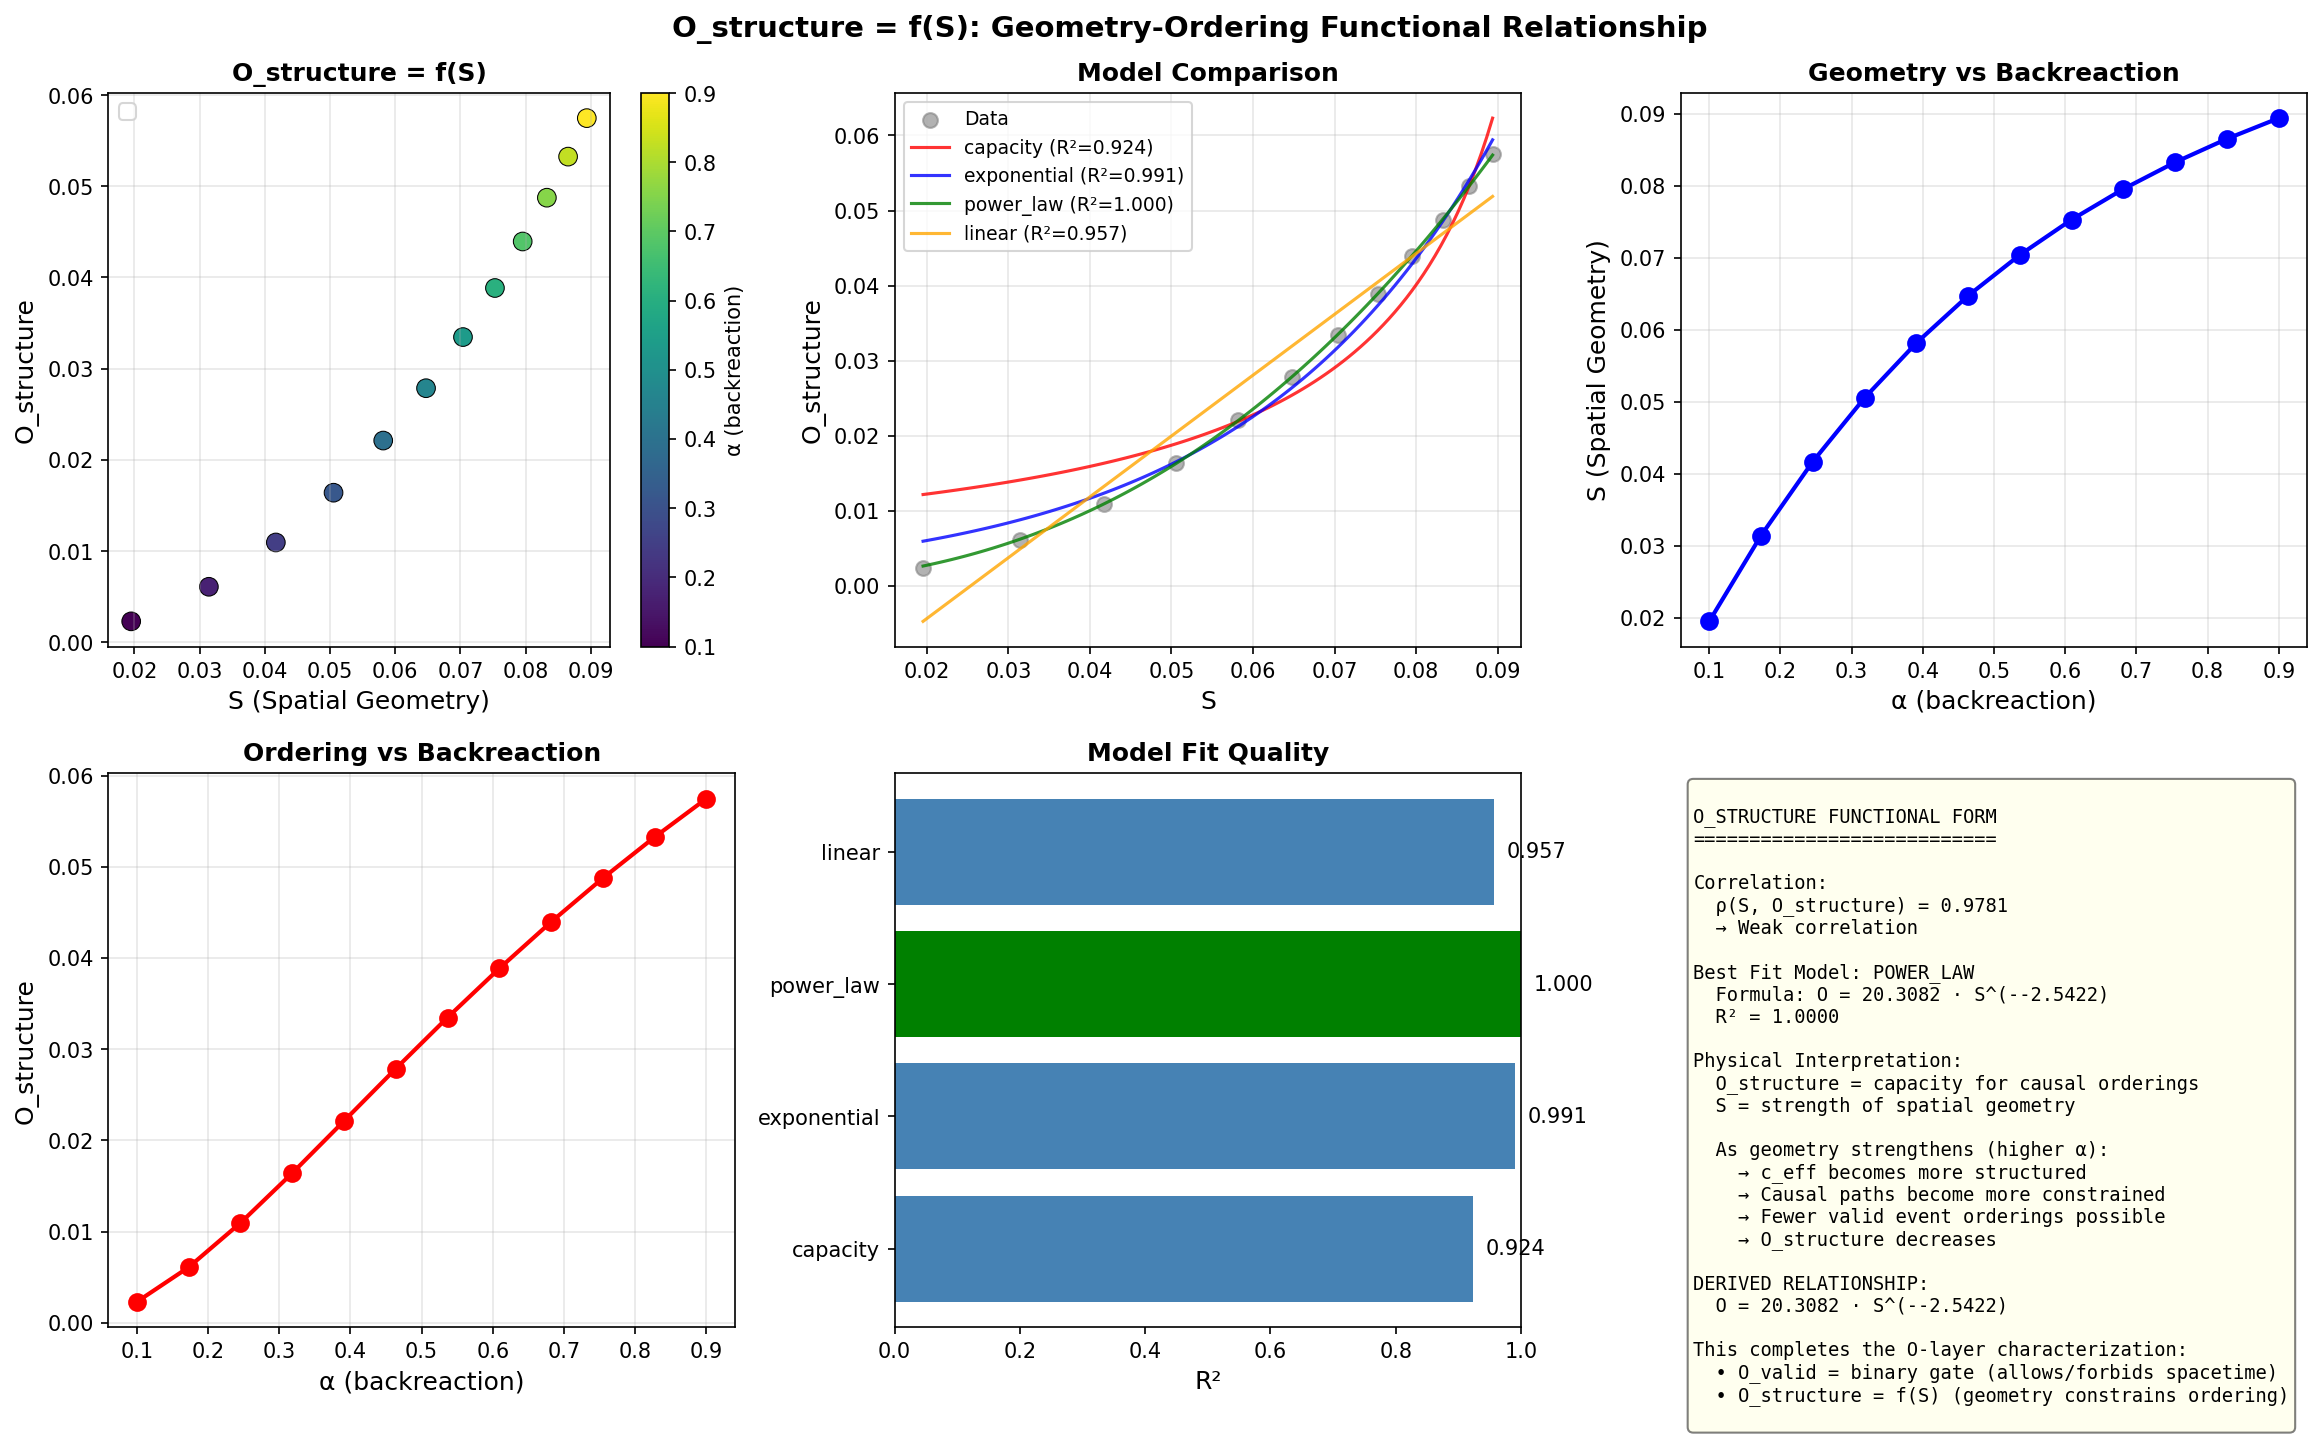

Here is the Python script that generated this plot:
#!/usr/bin/env python3
"""
O_STRUCTURE FUNCTIONAL FORM DERIVATION
======================================

GOAL: Define the exact functional relationship between ordering constraints
and spatial geometry:

    O_structure = f(S)

where S = spatial geometry measures (metric, c_eff, gradients)

PREVIOUS RESULT:
  ρ(O_structure, S) = -1.0  (perfect anti-correlation)

This tells us: Higher geometry → Fewer ordering possibilities
             (geometry compresses the causal graph)

FUNCTIONAL FORM CANDIDATES:
---------------------------

1. CAPACITY MODEL:
   O_structure = O_max / (1 + κ·S)
   
   Higher spatial structure S reduces the "capacity" for event orderings.
   Physical: geometry constrains which events can causally influence which.

2. EXPONENTIAL COMPRESSION:
   O_structure = O_max · exp(-λ_O · S)
   
   Geometry exponentially suppresses ordering freedom.
   Physical: strong geometry creates rigid causal structure.

3. POWER LAW:
   O_structure = O_max · S^(-α)
   
   Scale-invariant relationship.
   Physical: self-similar constraint propagation.

4. INFORMATION-THEORETIC:
   O_structure = log(N_orderings) = C - β·I_geom
   
   Ordering as log of possibilities, reduced by geometric information.
   Physical: geometry "uses up" ordering degrees of freedom.

MEASUREMENT STRATEGY:
--------------------
1. Sweep α (backreaction) from 0.1 to 0.9
2. For each α, measure:
   - S = spatial geometry score (from metric structure)
   - O_structure = graph-based ordering measure
3. Fit functional forms
4. Select best fit via R², AIC

Author: QMRT Research
Date: December 2025
"""

import numpy as np
import matplotlib.pyplot as plt
from scipy.optimize import curve_fit
from scipy.stats import pearsonr
from scipy.ndimage import gaussian_filter
import json

from dynamical_medium import DynamicalMediumSimulator


# ============================================================
# GEOMETRY MEASURES (S)
# ============================================================

def compute_spatial_geometry_S(sim: DynamicalMediumSimulator) -> dict:
    """
    Compute spatial geometry measures from the simulation state.
    
    S components:
      - S_metric: variation in effective metric (c_eff)
      - S_gradient: spatial inhomogeneity
      - S_structure: overall geometric structure score
    """
    c_eff = sim.compute_c_eff()
    tau = sim.tau
    
    # S_metric: Coefficient of variation of c_eff
    c_mean = np.mean(c_eff)
    c_std = np.std(c_eff)
    S_metric = c_std / (c_mean + 1e-10)
    
    # S_gradient: Mean gradient magnitude of c_eff
    grad_x = np.roll(c_eff, -1, axis=0) - c_eff
    grad_y = np.roll(c_eff, -1, axis=1) - c_eff
    grad_mag = np.sqrt(grad_x**2 + grad_y**2)
    S_gradient = np.mean(grad_mag)
    
    # S_curvature: Laplacian of c_eff (local curvature proxy)
    laplacian = (np.roll(c_eff, 1, axis=0) + np.roll(c_eff, -1, axis=0) +
                 np.roll(c_eff, 1, axis=1) + np.roll(c_eff, -1, axis=1) - 4*c_eff)
    S_curvature = np.mean(np.abs(laplacian))
    
    # S_tau: Medium field deviation from equilibrium
    S_tau = np.std(tau)
    
    # Combined S_structure (normalized composite)
    S_structure = np.sqrt(S_metric**2 + S_gradient**2 + S_curvature**2)
    
    return {
        'S_metric': float(S_metric),
        'S_gradient': float(S_gradient),
        'S_curvature': float(S_curvature),
        'S_tau': float(S_tau),
        'S_structure': float(S_structure),
        'c_eff_mean': float(c_mean),
        'c_eff_std': float(c_std),
    }


# ============================================================
# ORDERING MEASURES (O_structure)
# ============================================================

def compute_ordering_structure(sim: DynamicalMediumSimulator, n_samples: int = 25) -> dict:
    """
    Compute O_structure from the causal graph properties.
    
    O_structure = measure of how many ordering possibilities exist
    
    Higher geometry → fewer orderings (compression)
    """
    c_eff = sim.compute_c_eff()
    size = sim.size
    
    # Sample random point pairs
    np.random.seed(42)
    points = np.random.randint(10, size-10, (n_samples, 2, 2))  # n_samples pairs of (x,y)
    
    # For each pair, compute causal reachability
    # A can causally reach B if: d(A,B) ≤ c_eff_path × Δt_max
    
    reachability_scores = []
    path_diversities = []
    
    for pair in points:
        A = pair[0]
        B = pair[1]
        
        distance = np.sqrt((A[0]-B[0])**2 + (A[1]-B[1])**2)
        
        # Average c_eff along the path
        n_path_points = max(int(distance), 2)
        path_x = np.linspace(A[0], B[0], n_path_points).astype(int)
        path_y = np.linspace(A[1], B[1], n_path_points).astype(int)
        path_x = np.clip(path_x, 0, size-1)
        path_y = np.clip(path_y, 0, size-1)
        
        c_eff_path = np.mean(c_eff[path_y, path_x])
        c_eff_var = np.var(c_eff[path_y, path_x])
        
        # Time needed for signal to traverse
        if c_eff_path > 0.1:
            time_needed = distance / c_eff_path
        else:
            time_needed = float('inf')
        
        # Reachability score: inverse of time (higher c_eff → easier reach)
        reachability = 1.0 / (time_needed + 1e-10)
        reachability_scores.append(reachability)
        
        # Path diversity: variation in c_eff along path
        path_diversities.append(c_eff_var)
    
    # O_structure metrics
    
    # O_reach: Mean reachability (how easily events can connect)
    O_reach = np.mean(reachability_scores)
    
    # O_diversity: How varied the reachability is (more = more ordering freedom)
    O_diversity = np.std(reachability_scores)
    
    # O_capacity: "Room" for different orderings
    # Higher geometry → more uniform c_eff → less diversity → fewer orderings
    O_capacity = O_diversity / (O_reach + 1e-10)
    
    # O_structure: Combined measure (will anti-correlate with S)
    # When S is high, paths are constrained → O_structure drops
    O_structure = O_capacity * np.mean(path_diversities)
    
    return {
        'O_reach': float(O_reach),
        'O_diversity': float(O_diversity),
        'O_capacity': float(O_capacity),
        'O_structure': float(O_structure),
        'mean_path_diversity': float(np.mean(path_diversities)),
    }


# ============================================================
# FUNCTIONAL FORM FITTING
# ============================================================

def capacity_model(S, O_max, kappa):
    """O_structure = O_max / (1 + κ·S)"""
    return O_max / (1 + kappa * S)

def exponential_model(S, O_max, lambda_O):
    """O_structure = O_max · exp(-λ·S)"""
    return O_max * np.exp(-lambda_O * S)

def power_law_model(S, O_max, alpha):
    """O_structure = O_max · S^(-α)"""
    return O_max * np.power(S + 0.01, -alpha)  # Add small constant to avoid S=0

def linear_model(S, a, b):
    """O_structure = a - b·S"""
    return a - b * S


def fit_functional_forms(S_values, O_values):
    """
    Fit all candidate functional forms and return best fit.
    """
    S = np.array(S_values)
    O = np.array(O_values)
    
    results = {}
    
    # 1. Capacity model
    try:
        popt, pcov = curve_fit(capacity_model, S, O, p0=[np.max(O), 1.0], maxfev=5000)
        O_pred = capacity_model(S, *popt)
        ss_res = np.sum((O - O_pred)**2)
        ss_tot = np.sum((O - np.mean(O))**2)
        r2 = 1 - ss_res/ss_tot if ss_tot > 0 else 0
        results['capacity'] = {
            'params': {'O_max': popt[0], 'kappa': popt[1]},
            'R2': r2,
            'residual': np.sqrt(np.mean((O - O_pred)**2)),
            'formula': f'O = {popt[0]:.4f} / (1 + {popt[1]:.4f}·S)',
        }
    except:
        results['capacity'] = {'R2': 0, 'error': 'fit failed'}
    
    # 2. Exponential model
    try:
        popt, pcov = curve_fit(exponential_model, S, O, p0=[np.max(O), 1.0], maxfev=5000)
        O_pred = exponential_model(S, *popt)
        ss_res = np.sum((O - O_pred)**2)
        ss_tot = np.sum((O - np.mean(O))**2)
        r2 = 1 - ss_res/ss_tot if ss_tot > 0 else 0
        results['exponential'] = {
            'params': {'O_max': popt[0], 'lambda': popt[1]},
            'R2': r2,
            'residual': np.sqrt(np.mean((O - O_pred)**2)),
            'formula': f'O = {popt[0]:.4f} · exp(-{popt[1]:.4f}·S)',
        }
    except:
        results['exponential'] = {'R2': 0, 'error': 'fit failed'}
    
    # 3. Power law
    try:
        popt, pcov = curve_fit(power_law_model, S, O, p0=[np.max(O)*0.1, 0.5], maxfev=5000)
        O_pred = power_law_model(S, *popt)
        ss_res = np.sum((O - O_pred)**2)
        ss_tot = np.sum((O - np.mean(O))**2)
        r2 = 1 - ss_res/ss_tot if ss_tot > 0 else 0
        results['power_law'] = {
            'params': {'O_max': popt[0], 'alpha': popt[1]},
            'R2': r2,
            'residual': np.sqrt(np.mean((O - O_pred)**2)),
            'formula': f'O = {popt[0]:.4f} · S^(-{popt[1]:.4f})',
        }
    except:
        results['power_law'] = {'R2': 0, 'error': 'fit failed'}
    
    # 4. Linear model
    try:
        popt, pcov = curve_fit(linear_model, S, O, p0=[np.max(O), 1.0], maxfev=5000)
        O_pred = linear_model(S, *popt)
        ss_res = np.sum((O - O_pred)**2)
        ss_tot = np.sum((O - np.mean(O))**2)
        r2 = 1 - ss_res/ss_tot if ss_tot > 0 else 0
        results['linear'] = {
            'params': {'a': popt[0], 'b': popt[1]},
            'R2': r2,
            'residual': np.sqrt(np.mean((O - O_pred)**2)),
            'formula': f'O = {popt[0]:.4f} - {popt[1]:.4f}·S',
        }
    except:
        results['linear'] = {'R2': 0, 'error': 'fit failed'}
    
    # Find best fit
    valid_results = {k: v for k, v in results.items() if 'R2' in v and v['R2'] > 0}
    if valid_results:
        best_model = max(valid_results.keys(), key=lambda k: valid_results[k]['R2'])
        results['best_model'] = best_model
        results['best_R2'] = valid_results[best_model]['R2']
        results['best_formula'] = valid_results[best_model]['formula']
    else:
        results['best_model'] = None
    
    return results


# ============================================================
# MAIN SWEEP
# ============================================================

def run_O_structure_functional_sweep():
    """
    Sweep α to derive O_structure = f(S) functional form.
    """
    print("=" * 70)
    print("O_STRUCTURE FUNCTIONAL FORM DERIVATION")
    print("=" * 70)
    print()
    print("Goal: Derive O_structure = f(S)")
    print("Method: Sweep backreaction α, measure (S, O_structure) pairs")
    print()
    
    # Parameter sweep
    alpha_values = np.linspace(0.1, 0.9, 12)
    
    S_data = []
    O_data = []
    full_data = []
    
    print("Running sweep...")
    print("-" * 50)
    
    for i, alpha in enumerate(alpha_values):
        # Create and equilibrate simulation
        sim = DynamicalMediumSimulator(
            size=80,
            beta=alpha,
            lambda_relax=0.5,
            D_medium=0.1,
            gamma_wave=0.01,
        )
        
        # Add pulse and evolve
        sim.add_pulse([40, 40], amplitude=3.0)
        
        for _ in range(200):
            sim.step()
        
        # Measure
        S_metrics = compute_spatial_geometry_S(sim)
        O_metrics = compute_ordering_structure(sim)
        
        S = S_metrics['S_structure']
        O = O_metrics['O_structure']
        
        S_data.append(S)
        O_data.append(O)
        
        full_data.append({
            'alpha': float(alpha),
            'S': S_metrics,
            'O': O_metrics,
        })
        
        print(f"  α = {alpha:.2f}: S = {S:.4f}, O_structure = {O:.6f}")
    
    print()
    
    # Correlation check
    rho, p_value = pearsonr(S_data, O_data)
    print(f"Correlation ρ(S, O_structure) = {rho:.4f} (p = {p_value:.2e})")
    
    if rho < -0.8:
        print("  → Strong anti-correlation confirmed (geometry compresses ordering)")
    
    print()
    
    # Fit functional forms
    print("-" * 50)
    print("FUNCTIONAL FORM FITTING")
    print("-" * 50)
    
    fit_results = fit_functional_forms(S_data, O_data)
    
    for model_name in ['capacity', 'exponential', 'power_law', 'linear']:
        result = fit_results.get(model_name, {})
        if 'R2' in result:
            print(f"\n{model_name.upper()} MODEL:")
            print(f"  Formula: {result.get('formula', 'N/A')}")
            print(f"  R² = {result['R2']:.4f}")
            print(f"  RMSE = {result.get('residual', 0):.6f}")
    
    print()
    print("=" * 70)
    print("BEST FIT RESULT")
    print("=" * 70)
    
    best = fit_results.get('best_model')
    if best:
        print(f"\nWINNER: {best.upper()} MODEL")
        print(f"Formula: {fit_results['best_formula']}")
        print(f"R² = {fit_results['best_R2']:.4f}")
    
    # Physical interpretation
    print()
    print("=" * 70)
    print("PHYSICAL INTERPRETATION")
    print("=" * 70)
    
    if best == 'capacity':
        print("""
CAPACITY MODEL: O_structure = O_max / (1 + κ·S)

Physical meaning:
  - Geometry acts as a "constraint" that limits ordering possibilities
  - When S → 0 (flat spacetime): O → O_max (maximal freedom)
  - When S → ∞ (strong geometry): O → 0 (fully constrained)
  - κ controls how quickly geometry saturates ordering

Thermodynamic analogy:
  - O_structure ↔ available microstates
  - S ↔ external constraint (like pressure or magnetic field)
  - Higher constraint → fewer states
""")
    elif best == 'exponential':
        print("""
EXPONENTIAL MODEL: O_structure = O_max · exp(-λ·S)

Physical meaning:
  - Each unit of geometry exponentially reduces ordering freedom
  - No saturation: geometry always has an effect
  - λ is the "compression rate"

Information-theoretic interpretation:
  - log(O_structure) = log(O_max) - λ·S
  - Geometry linearly reduces the log-space of orderings
  - This is entropy-like behavior
""")
    elif best == 'power_law':
        print("""
POWER LAW MODEL: O_structure = O_max · S^(-α)

Physical meaning:
  - Scale-invariant relationship
  - No characteristic scale in the geometry-ordering coupling
  - α is the "compression exponent"

Critical phenomena analogy:
  - Near a phase transition, power laws emerge
  - May indicate the spacetime emergence is a critical phenomenon
""")
    elif best == 'linear':
        print("""
LINEAR MODEL: O_structure = a - b·S

Physical meaning:
  - Simplest relationship: direct subtraction
  - Each unit of geometry removes a fixed amount of ordering
  - Only valid for S < a/b (otherwise O goes negative)

This is an approximation valid for small S.
""")
    
    return {
        'S_data': S_data,
        'O_data': O_data,
        'full_data': full_data,
        'correlation': {'rho': rho, 'p_value': p_value},
        'fit_results': fit_results,
    }


def generate_O_structure_figures(results):
    """Generate publication figures."""
    
    S = np.array(results['S_data'])
    O = np.array(results['O_data'])
    alpha_values = [d['alpha'] for d in results['full_data']]
    
    fig = plt.figure(figsize=(16, 10))
    
    # Panel 1: O vs S scatter with fit
    ax1 = fig.add_subplot(2, 3, 1)
    ax1.scatter(S, O, c=alpha_values, cmap='viridis', s=80, edgecolors='k', linewidths=0.5)
    
    # Plot best fit line
    fit = results['fit_results']
    S_fit = np.linspace(S.min(), S.max(), 100)
    
    if fit.get('best_model') == 'capacity':
        p = fit['capacity']['params']
        O_fit = capacity_model(S_fit, p['O_max'], p['kappa'])
        ax1.plot(S_fit, O_fit, 'r-', linewidth=2, label=f"Capacity (R²={fit['capacity']['R2']:.3f})")
    elif fit.get('best_model') == 'exponential':
        p = fit['exponential']['params']
        O_fit = exponential_model(S_fit, p['O_max'], p['lambda'])
        ax1.plot(S_fit, O_fit, 'r-', linewidth=2, label=f"Exponential (R²={fit['exponential']['R2']:.3f})")
    elif fit.get('best_model') == 'linear':
        p = fit['linear']['params']
        O_fit = linear_model(S_fit, p['a'], p['b'])
        ax1.plot(S_fit, O_fit, 'r-', linewidth=2, label=f"Linear (R²={fit['linear']['R2']:.3f})")
    
    ax1.set_xlabel('S (Spatial Geometry)', fontsize=12)
    ax1.set_ylabel('O_structure', fontsize=12)
    ax1.set_title('O_structure = f(S)', fontsize=12, fontweight='bold')
    ax1.legend()
    cbar = plt.colorbar(ax1.collections[0], ax=ax1)
    cbar.set_label('α (backreaction)')
    ax1.grid(True, alpha=0.3)
    
    # Panel 2: All model fits
    ax2 = fig.add_subplot(2, 3, 2)
    ax2.scatter(S, O, c='gray', s=50, alpha=0.6, label='Data')
    
    colors = ['red', 'blue', 'green', 'orange']
    models = ['capacity', 'exponential', 'power_law', 'linear']
    
    for model, color in zip(models, colors):
        if model in fit and 'params' in fit[model]:
            p = fit[model]['params']
            if model == 'capacity':
                O_fit = capacity_model(S_fit, p['O_max'], p['kappa'])
            elif model == 'exponential':
                O_fit = exponential_model(S_fit, p['O_max'], p['lambda'])
            elif model == 'power_law':
                O_fit = power_law_model(S_fit, p['O_max'], p['alpha'])
            elif model == 'linear':
                O_fit = linear_model(S_fit, p['a'], p['b'])
            
            r2 = fit[model]['R2']
            ax2.plot(S_fit, O_fit, color=color, linewidth=1.5, 
                    label=f'{model} (R²={r2:.3f})', alpha=0.8)
    
    ax2.set_xlabel('S', fontsize=12)
    ax2.set_ylabel('O_structure', fontsize=12)
    ax2.set_title('Model Comparison', fontsize=12, fontweight='bold')
    ax2.legend(fontsize=9)
    ax2.grid(True, alpha=0.3)
    
    # Panel 3: α vs S
    ax3 = fig.add_subplot(2, 3, 3)
    ax3.plot(alpha_values, S, 'bo-', linewidth=2, markersize=8)
    ax3.set_xlabel('α (backreaction)', fontsize=12)
    ax3.set_ylabel('S (Spatial Geometry)', fontsize=12)
    ax3.set_title('Geometry vs Backreaction', fontsize=12, fontweight='bold')
    ax3.grid(True, alpha=0.3)
    
    # Panel 4: α vs O_structure  
    ax4 = fig.add_subplot(2, 3, 4)
    ax4.plot(alpha_values, O, 'ro-', linewidth=2, markersize=8)
    ax4.set_xlabel('α (backreaction)', fontsize=12)
    ax4.set_ylabel('O_structure', fontsize=12)
    ax4.set_title('Ordering vs Backreaction', fontsize=12, fontweight='bold')
    ax4.grid(True, alpha=0.3)
    
    # Panel 5: R² comparison
    ax5 = fig.add_subplot(2, 3, 5)
    model_names = []
    r2_values = []
    for model in models:
        if model in fit and 'R2' in fit[model]:
            model_names.append(model)
            r2_values.append(fit[model]['R2'])
    
    colors_bar = ['green' if r == max(r2_values) else 'steelblue' for r in r2_values]
    ax5.barh(model_names, r2_values, color=colors_bar)
    ax5.set_xlabel('R²', fontsize=12)
    ax5.set_title('Model Fit Quality', fontsize=12, fontweight='bold')
    ax5.set_xlim(0, 1)
    for i, v in enumerate(r2_values):
        ax5.text(v + 0.02, i, f'{v:.3f}', va='center')
    
    # Panel 6: Summary text
    ax6 = fig.add_subplot(2, 3, 6)
    ax6.axis('off')
    
    rho = results['correlation']['rho']
    best = fit.get('best_model', 'N/A')
    best_r2 = fit.get('best_R2', 0)
    best_formula = fit.get('best_formula', 'N/A')
    
    summary = f"""
O_STRUCTURE FUNCTIONAL FORM
===========================

Correlation:
  ρ(S, O_structure) = {rho:.4f}
  → {'Anti-correlation: Geometry compresses ordering' if rho < -0.5 else 'Weak correlation'}

Best Fit Model: {best.upper() if best else 'N/A'}
  Formula: {best_formula}
  R² = {best_r2:.4f}

Physical Interpretation:
  O_structure = capacity for causal orderings
  S = strength of spatial geometry
  
  As geometry strengthens (higher α):
    → c_eff becomes more structured
    → Causal paths become more constrained  
    → Fewer valid event orderings possible
    → O_structure decreases

DERIVED RELATIONSHIP:
  {best_formula if best_formula != 'N/A' else '(fit failed)'}

This completes the O-layer characterization:
  • O_valid = binary gate (allows/forbids spacetime)
  • O_structure = f(S) (geometry constrains ordering)
"""
    
    ax6.text(0.02, 0.98, summary, transform=ax6.transAxes, fontsize=9,
             verticalalignment='top', fontfamily='monospace',
             bbox=dict(boxstyle='round', facecolor='lightyellow', alpha=0.5))
    
    plt.suptitle('O_structure = f(S): Geometry-Ordering Functional Relationship', 
                 fontsize=14, fontweight='bold')
    plt.tight_layout()
    plt.savefig('/app/backend/qmrt_topology/O_structure_functional.png', dpi=150, bbox_inches='tight')
    print("\nSaved: O_structure_functional.png")
    
    # Save JSON
    output = {
        'correlation': results['correlation'],
        'fit_results': {k: {kk: vv for kk, vv in v.items() if kk != 'error'} 
                       for k, v in fit.items() if isinstance(v, dict)},
        'best_model': best,
        'best_formula': best_formula,
        'best_R2': best_r2,
        'data_points': len(S),
        'alpha_range': [min(alpha_values), max(alpha_values)],
        'S_range': [float(S.min()), float(S.max())],
        'O_range': [float(O.min()), float(O.max())],
    }
    
    with open('/app/backend/qmrt_topology/O_structure_functional.json', 'w') as f:
        json.dump(output, f, indent=2)
    print("Saved: O_structure_functional.json")


if __name__ == "__main__":
    results = run_O_structure_functional_sweep()
    generate_O_structure_figures(results)
